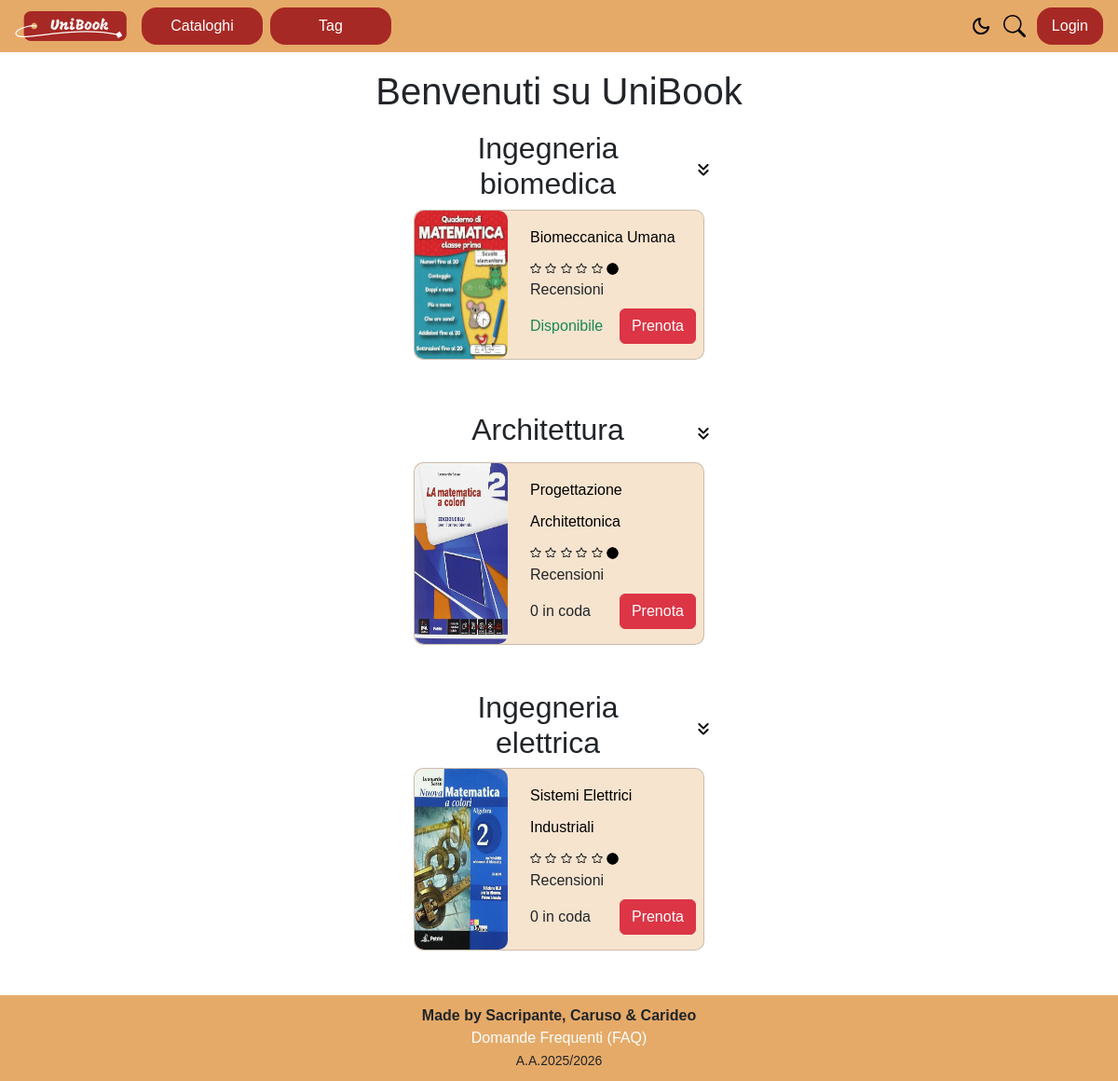
The page / on the database its author committed.
### tables this page shows
CREATE TABLE `catalogue` (
  `idcatalogue` int(11) NOT NULL,
  `name` varchar(100) NOT NULL
);

CREATE TABLE `book` (
  `codebook` int(11) NOT NULL,
  `title` varchar(255) NOT NULL,
  `publisher` varchar(100) NOT NULL,
  `publicationyear` int(11) NOT NULL,
  `image` varchar(100) NOT NULL,
  `description` varchar(255) NOT NULL,
  `author` varchar(255) NOT NULL,
  `idcatalogue` int(11) NOT NULL
);

### index.php (called while the page is built)
<?php
require_once 'controller/bootstrap.php';
$randomCatalogues = $catalogueRepo->findRandom(3);
$homeContent = [];
foreach($randomCatalogues as $catalogue) {
    $books = $bookRepo->findByCatalogue($catalogue->getIdCatalogue());
    $homeContent[] = [
        'catalogue_name' => $catalogue->getName(),
        'catalogue_id'   => $catalogue->getIdCatalogue(),
        'books' => $books
    ];
}
$templateParams["title"] = "Unibook - Home";
$templateParams["content"] = "view/index-view.php";
$templateParams["home_content"] = $homeContent;
$templateParams["css"] = "user_style.css";
require 'template/base.php';
?>

### controller/bootstrap.php (called while the page is built, shortened)
<?php
require_once(BASE_PATH . "/UniBook/" . "db/database.php");
require_once(BASE_PATH . "/UniBook/" . "repo/BookingRepository.php");
require_once(BASE_PATH . "/UniBook/" . "repo/BookRepository.php");
require_once(BASE_PATH . "/UniBook/" . "repo/CatalogueRepository.php");
require_once(BASE_PATH . "/UniBook/" . "repo/ReviewRepository.php");
require_once("SessionManager.php");
$dbh = new DatabaseHelper("localhost", "root", "", "unibook", 3306);
$bookingRepo = new BookingRepository($dbh);
$bookRepo = new BookRepository($dbh);
$catalogueRepo = new CatalogueRepository($dbh);
$reviewRepo = new ReviewRepository($dbh);
$templateParams["js"] = ["js/search-bar-toggle.js", "js/search.js", "/js/dark-mode.js", "/js/show-new-catalogue-input.js"];
?>

### db/database.php (called while the page is built, shortened)
<?php
class DatabaseHelper
{
    private $db;
    public function __construct($servername, $username, $password, $dbname)
    {
        $this->db = new mysqli($servername, $username, $password, $dbname);
    }
    public function executeQuery($query, $params = [], $types = '')
    {
        $stmt = $this->db->prepare($query);
        if (!empty($params)) {
            $stmt->bind_param($types, ...$params);
        }
        $stmt->execute();
        $result = $stmt->get_result();
        $data = $result->fetch_all(MYSQLI_ASSOC);
        return $data;
    }
}

### repo/CatalogueRepository.php (called while the page is built, shortened)
<?php
require_once BASE_PATH .  "/UniBook/" . 'db/database.php';
require_once BASE_PATH . "/UniBook/" . 'orm/Catalogue.php';
class CatalogueRepository
{
    private $db;
    public function __construct($db)
    {
        $this->db = $db;
    }
    public function findRandom($limit)
    {
        $sql = "SELECT * FROM catalogue ORDER BY RAND() LIMIT " . (int)$limit;
        $result = $this->db->executeQuery($sql);
        $catalogues = [];
        foreach ($result as $row) {
            $catalogues[] = $this->mapRowToObject($row);
        }
        return $catalogues;
    }
    private function mapRowToObject($row)
    {
        return new Catalogue(
            $row['idcatalogue'],
            $row['name']
        );
    }
}
?>

### orm/Catalogue.php (called while the page is built)
<?php
class Catalogue
{
    private $idcatalogue;
    private $name;
    public function __construct($idcatalogue, $name)
    {
        $this->idcatalogue = $idcatalogue;
        $this->name = $name;
    }
    public function getIdCatalogue()
    {
        return $this->idcatalogue;
    }
    public function getName()
    {
        return $this->name;
    }
}
?>

### repo/BookRepository.php (called while the page is built, shortened)
<?php
require_once  BASE_PATH . "/UniBook/" . 'orm/Book.php';
require_once  BASE_PATH . "/UniBook/" . 'db/database.php';
class BookRepository
{
    private $db;
    public function __construct(&$db)
    {
        $this->db = $db;
    }
    public function findByCatalogue($idCatalogue)
    {
        $sql = "SELECT * FROM book WHERE idcatalogue = ?";
        $result = $this->db->executeQuery($sql, [$idCatalogue], 'i');
        $books = [];
        foreach ($result as $row) {
            $books[] = $this->mapRowToObject($row);
        }
        return $books;
    }
    public function getAvailableCopiesCount($codeBook)
    {
        $sql = "SELECT COUNT(*) as total FROM book_copy
                WHERE codebook = ? AND state = 'disponibile'";
        $result = $this->db->executeQuery($sql, [$codeBook], 'i');
        return $result[0]['total'] ?? 0;
    }
    private function mapRowToObject($row)
    {
        return new Book(
            $row['codebook'],
            $row['title'],
            $row['publisher'],
            $row['publicationyear'],
            $row['image'],
            $row['description'],
            $row['author'],
            $row['idcatalogue']
        );
    }
}
?>

### orm/book.php (called while the page is built, shortened)
<?php
class Book
{
    private $codebook;
    private $title;
    private $image;
    public function __construct(
        $codebook,
        $title,
        $publisher,
        $description,
        $image,
        $publicationyear,
        $author,
        $idcatalogue
    ) {
        $this->codebook = $codebook;
        $this->title = $title;
        $this->image = $image;
    }
    public function getCodebook()
    {
        return $this->codebook;
    }
    public function getTitle()
    {
        return $this->title;
    }
    public function getImage()
    {
        return $this->image;
    }
}
?>

### repo/ReviewRepository.php (called while the page is built, shortened)
<?php
require_once BASE_PATH . "/UniBook/" . 'db/database.php';
class ReviewRepository
{
    private $db;
    public function __construct($db)
    {
        $this->db = $db;
    }
    public function getAverageRating($codeBook)
    {
        $sql = "SELECT AVG(r.rating) as avg_rating, COUNT(*) as total_reviews
                FROM review r
                JOIN loan l ON r.idreview = l.idreview
                WHERE l.codebook = ?";
        $result = $this->db->executeQuery($sql, [$codeBook], 'i');
        return [
            'average' => $result[0]['avg_rating'] ?? 0,
            'count' => $result[0]['total_reviews'] ?? 0
        ];
    }
}
?>

### controller/SessionManager.php (called while the page is built, shortened)
<?php
class SessionManager
{
    public function isLogged()
    {
        return isset($_SESSION['user_type']) && $_SESSION['user_type'] == 'student';
    }
    public function isAdminLogged()
    {
        return isset($_SESSION['user_type']) && $_SESSION['user_type'] == 'admin';
    }
}
?>

### repo/BookingRepository.php (called while the page is built, shortened)
<?php
require_once BASE_PATH . "/UniBook/" .  'db/database.php';
class BookingRepository
{
    private $db;
    public function __construct($db)
    {
        $this->db = $db;
    }
    public function getNumberOfPeopleAhead($idStudent, $codeBook)
    {
        $sql = "SELECT COUNT(*) as total FROM booking WHERE codebook = ? AND date < (SELECT date FROM booking WHERE idstudent = ? AND codebook = ?)";
        $result = $this->db->executeQuery($sql, [$codeBook, $idStudent, $codeBook], 'iii');
        return $result[0]['total'];
    }
}
?>

### view/index-view.php (the view, shortened to what this page needs)
<h1 class="text-center">Benvenuti su UniBook</h1>
<?php foreach ($templateParams['home_content'] as $content) : ?>
    <?php $collapse_id = "cat_" . $content['catalogue_id']; ?>
    <section class="mb-5">
        <div class=" h-auto row align-items-center">
            <h2 class="text-center col"><?php echo $content['catalogue_name']; ?></h2>
            <div class="col">
                <img src="/UniBook/svg/open-collapse.svg" alt="Toggle Libri Consigliati" data-bs-toggle="collapse"
                    data-bs-target="#<?php echo $collapse_id; ?>" class="btn col w-auto" />
            </div>
        </div>
        <div class="  justify-content-center collapse show" id="<?php echo $collapse_id; ?>">
            <div class="row d-flex justify-content-center gap-3">
                <?php foreach ($content['books'] as $book) : ?>
                    <article
                        class="card flex-row  d-flex justify-content-center col-12 col-sm-6  col-md-4 col-lg-3 m-0 p-0">
                        <img src=" <?php echo BASE_URL; ?>upload/books/<?php echo $book->getImage(); ?>" class=" " alt="immagine libro" />
                        <div class="card-body p-2   ">
                            <h3 class="card-title">
                                <a href="<?php echo BASE_URL; ?>/controller/bookPage.php?id=<?php echo $book->getCodeBook(); ?>" class="text-decoration-none ">
                                    <?php echo $book->getTitle(); ?>
                                </a>
                            </h3>
                            <div class="container-flex my-2">
                                <?php
                                $n = $reviewRepo->getAverageRating($book->getCodeBook())['average'];
                                $whole = floor($n);
                                $fraction = $n - $whole;
                                if ($fraction > 0) {
                                    $remainder = 1;
                                } else {
                                    $remainder = 0;
                                }
                                ?>
                                <?php
                                for ($i = 0; $i < 5 - $whole - $remainder; $i++) :
                                ?>
                                    <img src="/UniBook/svg/star.svg" width="12" height="12" alt="" class="" />
                                <?php endfor; ?>
                                <img src="/UniBook/svg/circle-fill.svg" width="13" height="13" alt="" class="" />
                                <span>Recensioni</span>
                            </div>
                            <div class="d-flex justify-content-between align-items-center my-2   ">
                                <?php $numAhead = $bookingRepo->getNumberOfPeopleAhead($_SESSION['userid'] ?? -1, $book->getCodeBook()); ?>
                                <?php if ($bookRepo->getAvailableCopiesCount($book->getCodeBook()) > 0) : ?>
                                    <span class="text-success">Disponibile</span>
                                <?php else : ?>
                                    <span class=""><?php echo $numAhead; ?> in coda</span>
                                <?php endif;
                                $protocol = (!empty($_SERVER['HTTPS']) && $_SERVER['HTTPS'] !== 'off') ? "https://" : "http://";
                                $currentUrl = $protocol . $_SERVER['HTTP_HOST'] . $_SERVER['REQUEST_URI'];
                                ?>
                                <?php if (!$sessionManager->isAdminLogged()) : ?>
                                    <?php if ($sessionManager->isLogged()) : ?>
                                        <?php $studentId = $_SESSION['userid']; ?>
                                        <?php if ($loanRepo->isBorrowed($studentId, $book->getCodeBook())) :
                                        ?>
                                            <a href="#" class="btn btn-secondary px-15">In prestito</a>
                                        <?php elseif (
                                            !$bookingRepo->isBooked($studentId, $book->getCodeBook())
                                        ) : ?>
                                            <a href=" <?php echo BASE_URL ?>/controller/reservation.php?redirect=<?php echo urlencode($currentUrl); ?>&idbook=<?php echo (int)$book->getCodeBook(); ?>&idstudent=<?php echo $studentId; ?>" class="btn btn-danger px-15">Prenota</a>
                                        <?php else : ?>
                                            <a href="#" class="btn btn-secondary px-15 disabled">Prenotato</a>
                                        <?php endif; ?>
                                    <?php else : ?>
                                        <a href=" <?php echo BASE_URL  ?>/controller/login-form.php" class="btn btn-danger px-15">Prenota</a>
                                    <?php endif; ?>
                                <?php endif; ?>
                            </div>
                        </div>
                    </article>
                <?php endforeach; ?>
            </div>
        </div>
    </section>
<?php endforeach; ?>

### rows shown on the page
catalogue: name "Ingegneria biomedica"
book: image (picture), title "Biomeccanica Umana", shows "Disponibile"
catalogue: name "Architettura"
book: image (picture), title "Progettazione Architettonica", numAhead "0"
catalogue: name "Ingegneria elettrica"
book: image (picture), title "Sistemi Elettrici Industriali", numAhead "0"
